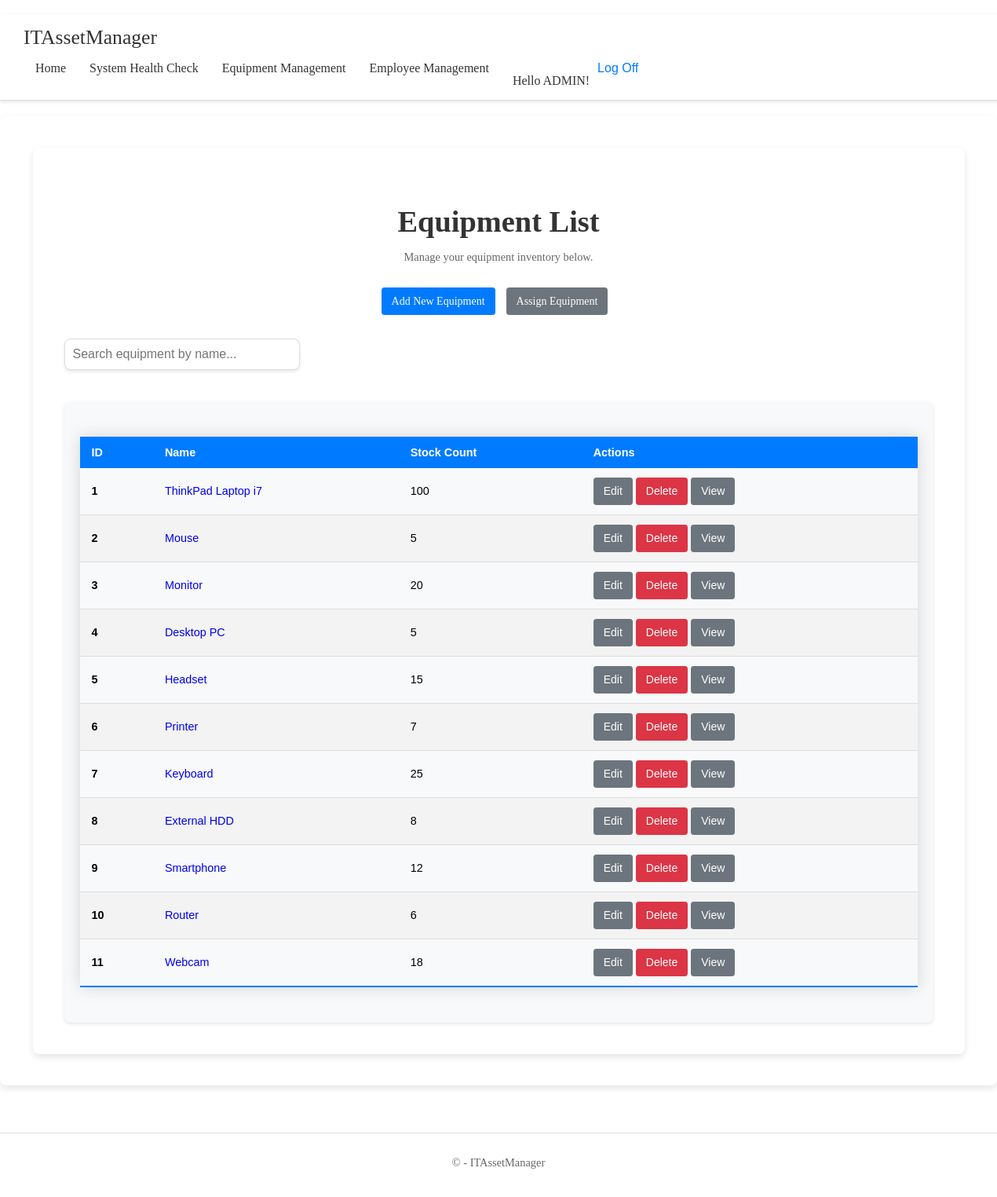
The app's page /equipment/ (signed in) with its own data.
### app/models.py (models this page shows, shortened)
class Equipment(models.Model):
    CONDITION_CHOICES = [
        ('new', 'New'),
        ('good', 'Good'),
        ('fair', 'Fair'),
        ('poor', 'Poor'),
        ('broken', 'Broken'),
    ]
    USAGE_STATUS_CHOICES = [
        ('free', 'Free'),
        ('in_use', 'In Use'),
        ('maintenance', 'Maintenance'),
        ('in_repair', 'In Repair'),
    ]
    name = models.CharField(max_length=100)
    description = models.TextField(null=True, blank=True)  # Nullable and blankable
    purchased_date = models.DateField(default=date.today)  # Default to current day
    serial_number = models.CharField(max_length=100, unique=True)
    assigned_users = models.ManyToManyField(User, blank=True)
    condition_status = models.CharField(max_length=10, choices=CONDITION_CHOICES, default='new')
    usage_status = models.CharField(max_length=15, choices=USAGE_STATUS_CHOICES, default='free')
    stock = models.PositiveIntegerField(default=0)

### app/decorators.py (the view)
    def wrapper(request, *args, **kwargs):
        if not request.user.is_authenticated:
            return redirect('login')
        return view_func(request, *args, **kwargs)

### app/views.py (called while the page is built)
@login_required
def equipment_list(request):
    equipments = Equipment.objects.all()
    return render(request, 'app/equipment/equipment_list.html', {'equipments': equipments})

### app/templates/app/equipment/equipment_list.html (shortened to what this page needs)
﻿{% extends 'app/base.html' %}
{% load static %}
{% block extra_head %}
<link rel="stylesheet" href="{% static 'app/content/equipment/equipment_list.css' %}">
{% endblock %}
{% block content %}
<main>
    <section class="dashboard">
        <div class="dashboard-header">
            <h2>Equipment List</h2>
            <p>Manage your equipment inventory below.</p>
        </div>
        <div class="dashboard-actions">
            <a href="{% url 'equipment_create' %}" class="btn btn-primary">Add New Equipment</a>
            <a href="{% url 'assign_equipment_list' %}" class="btn btn-secondary">Assign Equipment</a>
        </div>
        <div class="dashboard-grid">
            <div style="margin-bottom: 20px; text-align: left;">
                <input type="search" data-search="equipmentTableBody"
                       placeholder="Search equipment by name..."
                       style="width: 100%; max-width: 300px; padding: 10px; font-size: 1rem; border: 1px solid #ddd; border-radius: 8px; box-shadow: 0 2px 4px rgba(0, 0, 0, 0.1); transition: border-color 0.3s ease; outline: none;">
            </div>
            <div class="box">
                <table class="styled-table">
                    <thead>
                        <tr>
                            <th scope="col">ID</th>
                            <th scope="col">Name</th>
                            <th scope="col">Stock Count</th>
                            <th scope="col">Actions</th>
                        </tr>
                    </thead>
                    <tbody id="equipmentTableBody">
                        {% for equipment in equipments %}
                        <tr>
                            <th scope="row">{{ forloop.counter }}</th>
                            <td>
                                <a class="equipment-link" href="{% url 'equipment_detail' equipment.pk %}" style="text-decoration: none;">{{ equipment.name }}</a>
                            </td>
                            <td>{{ equipment.stock }}</td>
                            <td>
                                <a class="btn btn-secondary btn-sm" href="{% url 'equipment_update' equipment.pk %}">Edit</a>
                                <a class="btn btn-danger btn-sm" href="{% url 'equipment_delete' equipment.pk %}">Delete</a>
                                <a class="btn btn-secondary btn-sm" href="{% url 'equipment_detail' equipment.pk %}">View</a>
                            </td>
                        </tr>
                        {% endfor %}
                    </tbody>
                </table>
            </div>
        </div>
    </section>
</main>
{% endblock %}

### app/templates/app/loginpartial.html (shortened to what this page needs)
{% if user.is_authenticated %}
<div class="navbar-user-actions">
    <span class="navbar-user-greeting">Hello {{ user.username|upper }}!</span>
    <form id="logoutForm" action="{% url 'logout' %}" method="post" class="navbar-logoff-form">
        <button type="submit" class="navbar-logoff-button">Log Off</button>
    </form>
</div>
{% else %}
<div class="navbar-user-actions">
    <a href="{% url 'login' %}" class="navbar-logoff-button">Log In</a>
</div>
{% endif %}

### app/static/app/content/base.css (style rules this page uses)
.navbar-user-actions { display: flex; align-items: self-end; margin-left: auto; }
.navbar-user-actions .navbar-user-greeting { color: #333; font-size: 1rem; padding-right: 10px; }
.navbar-user-actions .navbar-logoff-button { color: #007bff; text-decoration: none; font-size: 1rem; background: none; border: none; cursor: pointer; padding: 0; transition: color 0.3s ease; }
html, body { height: 100%; margin: 0; }
body { display: flex; flex-direction: column; }

### app/static/app/content/equipment/equipment_list.css (style rules this page uses)
main { flex: 1; padding: 40px 20px; display: flex; justify-content: center; margin-top: 20px; background-color: #ffffff; border-radius: 8px; box-shadow: 0 4px 8px rgba(0, 0, 0, 0.1); }
.dashboard { background-color: #ffffff; padding: 40px; border-radius: 8px; box-shadow: 0 4px 8px rgba(0, 0, 0, 0.1); width: 90%; max-width: 1200px; text-align: center; }
.dashboard-header { margin-bottom: 30px; }
h2 { color: #333; font-size: 2.4rem; margin-bottom: 15px; }
p { color: #666; font-size: 1.1rem; margin-bottom: 20px; }
.dashboard-actions { margin-bottom: 20px; }
.dashboard-actions .btn { margin-right: 10px; margin-bottom: 10px; }
.dashboard-grid { display: grid; grid-template-columns: 1fr; gap: 20px; }
.box { background-color: #f8f9fa; color: #333; border-radius: 8px; padding: 20px; text-align: center; transition: transform 0.3s ease, box-shadow 0.3s ease; cursor: pointer; box-shadow: 0 2px 4px rgba(0, 0, 0, 0.1); }
p { font-size: 0.9rem; }
.styled-table { width: 100%; border-collapse: collapse; margin: 25px 0; font-size: 0.9rem; font-family: 'Arial', sans-serif; box-shadow: 0 0 20px rgba(0, 0, 0, 0.15); }
.styled-table thead tr { background-color: #007bff; color: #ffffff; text-align: left; }
.styled-table th, .styled-table td { padding: 12px 15px; text-align: left; }
.styled-table tbody tr { border-bottom: 1px solid #dddddd; }
.styled-table tbody tr:nth-of-type(even) { background-color: #f3f3f3; }
.styled-table tbody tr:last-of-type { border-bottom: 2px solid #007bff; }
.btn { display: inline-block; font-weight: 400; color: #ffffff; text-align: center; vertical-align: middle; user-select: none; background-color: #007bff; border: 1px solid #007bff; padding: 0.375rem 0.75rem; font-size: 0.875rem; line-height: 1.5; border-radius: 0.2rem; transition: color 0.15s ease-in-out, background-color 0.15s ease-in-out, border-color 0.15s ease-in-out, box-shadow 0.15s ease-in-out; text-decoration: none; }
.btn-secondary { background-color: #6c757d; border-color: #6c757d; }
.btn-danger { background-color: #dc3545; border-color: #dc3545; }

### records on screen
Equipment: name "ThinkPad Laptop i7", stock "100"
Equipment: name "Mouse", stock "5"
Equipment: name "Monitor", stock "20"
Equipment: name "Desktop PC", stock "5"
Equipment: name "Headset", stock "15"
Equipment: name "Printer", stock "7"
Equipment: name "Keyboard", stock "25"
Equipment: name "External HDD", stock "8"
Equipment: name "Smartphone", stock "12"
Equipment: name "Router", stock "6"
Equipment: name "Webcam", stock "18"

### other values on screen
{{ user.username|upper }} "ADMIN"
